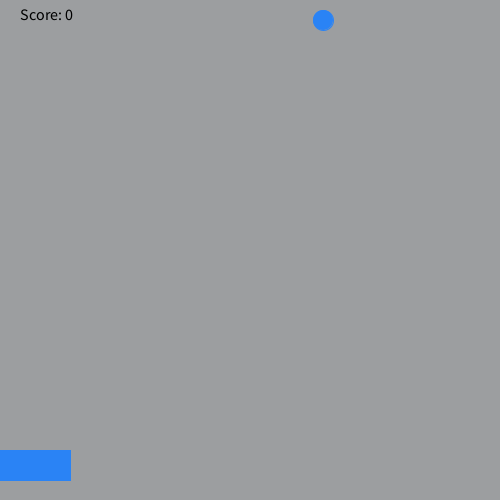
Frame 1 (no input)
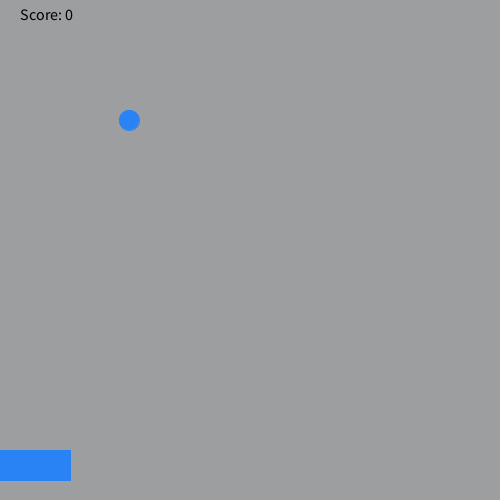
Frame 60 (the mouse pressed at the canvas centre just before this capture)
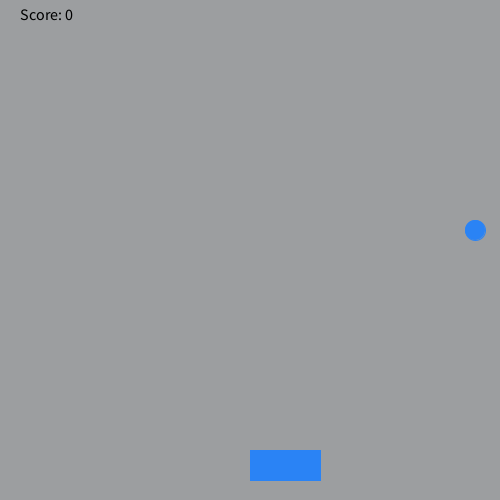
Frame 120 (the mouse held since frame 60 and released just before this capture)

The Processing sketch that drew these frames (run headless with seeded random() and noise(); from frame 60 on, the mouse is pressed at the canvas centre):

// Processing sketch: sketch_190501a
// ── sketch_190501a.pde
int score = 0;

void setup(){
  size(500, 500);
  background(#9C9EA0); 
}
int raindropY = 20;
int randomNumber = (int) random(500);

void draw(){
   if(raindropY > 500){
   raindropY = 20;
   randomNumber = (int) random(500);   
   }
  background(#9C9EA0);
  fill(#2A83F5);
  stroke(#2A83F5);
  rect(mouseX, 450, 70, 30);
  ellipse(randomNumber, raindropY,20, 20);
  raindropY += 10; 
  fill(0, 0, 0);
textSize(16);
text("Score: " + score, 20, 20);
if(raindropY == 470){
checkCatch(randomNumber);}
}
void checkCatch(int x){
     if (x > mouseX && x < mouseX+70)
          score++;
     else if (score > 0) 
          score--;
     println("Your score is now: " + score); }
